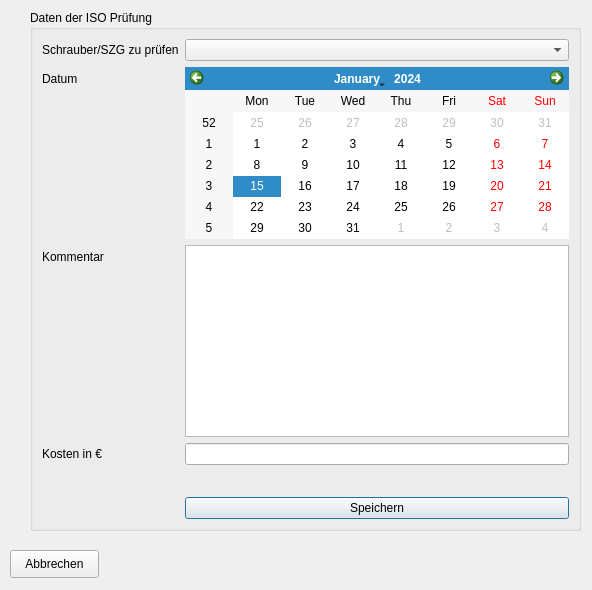
<?xml version="1.0" encoding="UTF-8"?>
<ui version="4.0">
 <class>PruefungDurchfuehren</class>
 <widget class="QDialog" name="PruefungDurchfuehren">
  <property name="geometry">
   <rect>
    <x>0</x>
    <y>0</y>
    <width>592</width>
    <height>590</height>
   </rect>
  </property>
  <property name="windowTitle">
   <string>Dialog</string>
  </property>
  <widget class="QGroupBox" name="iso">
   <property name="geometry">
    <rect>
     <x>30</x>
     <y>10</y>
     <width>551</width>
     <height>521</height>
    </rect>
   </property>
   <property name="title">
    <string>Daten der ISO Prüfung</string>
   </property>
   <layout class="QFormLayout" name="formLayout">
    <item row="0" column="0">
     <widget class="QLabel" name="label_SchrauberWaehlen">
      <property name="text">
       <string>Schrauber/SZG zu prüfen</string>
      </property>
     </widget>
    </item>
    <item row="0" column="1">
     <widget class="QComboBox" name="schrauberComboBox"/>
    </item>
    <item row="1" column="0">
     <widget class="QLabel" name="label_Datum">
      <property name="text">
       <string>Datum</string>
      </property>
     </widget>
    </item>
    <item row="1" column="1">
     <widget class="QCalendarWidget" name="isoDatum"/>
    </item>
    <item row="2" column="0">
     <widget class="QLabel" name="label_Kommentar">
      <property name="text">
       <string>Kommentar</string>
      </property>
     </widget>
    </item>
    <item row="2" column="1">
     <widget class="QPlainTextEdit" name="kommentar"/>
    </item>
    <item row="4" column="0">
     <widget class="QLabel" name="label_Kosten">
      <property name="text">
       <string>Kosten in €</string>
      </property>
     </widget>
    </item>
    <item row="4" column="1">
     <widget class="QLineEdit" name="kosten"/>
    </item>
    <item row="6" column="0" colspan="2">
     <spacer name="horizontalSpacer">
      <property name="orientation">
       <enum>Qt::Horizontal</enum>
      </property>
      <property name="sizeHint" stdset="0">
       <size>
        <width>522</width>
        <height>20</height>
       </size>
      </property>
     </spacer>
    </item>
    <item row="7" column="1">
     <widget class="QPushButton" name="speichern">
      <property name="text">
       <string>Speichern</string>
      </property>
     </widget>
    </item>
   </layout>
  </widget>
  <widget class="QPushButton" name="abbrechen">
   <property name="geometry">
    <rect>
     <x>10</x>
     <y>550</y>
     <width>89</width>
     <height>28</height>
    </rect>
   </property>
   <property name="text">
    <string>Abbrechen</string>
   </property>
  </widget>
 </widget>
 <resources/>
 <connections/>
</ui>
